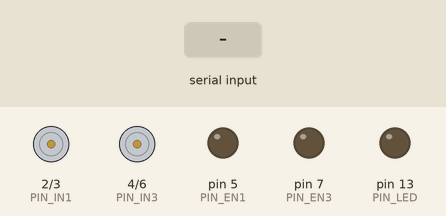
This sketch was run on a simulated Arduino Uno, built with avr-gcc and run on an emulated ATmega328P. Parts: motor-driver pin pairs drawn as motors (green arrow = first pin HIGH = forward, orange = second pin HIGH = backward, longer = more drive), output pins drawn as LEDs (lit = HIGH). The inputs (shaded band) are chosen by the test bench.

Above: at 3.0 s.
3.1 s: "F" received over the second serial link
At 4.3 s:
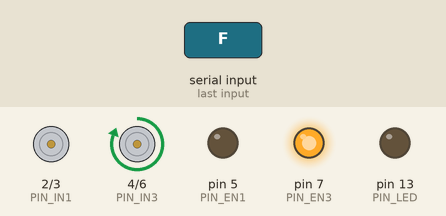
4.6 s: "B" received over the second serial link
At 5.6 s:
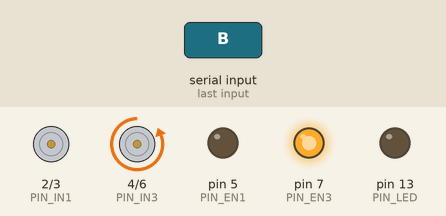
6.1 s: "L" received over the second serial link
At 6.7 s:
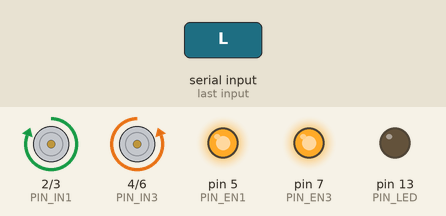
7.6 s: "R" received over the second serial link
At 8.8 s:
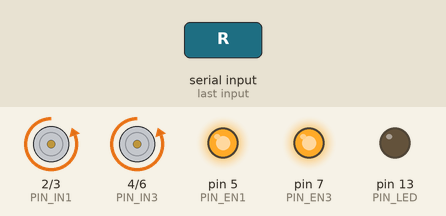
9.1 s: "F" received over the second serial link
At 10.2 s:
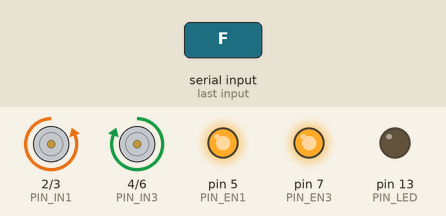
10.6 s: "S" received over the second serial link
At 11.4 s:
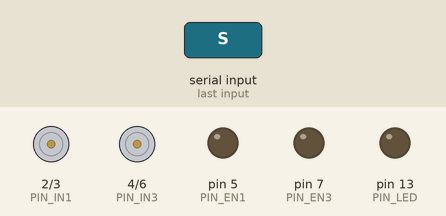
Timing chart, 0 to 13.1 s (numbered marks = the images above; inputs shaded):
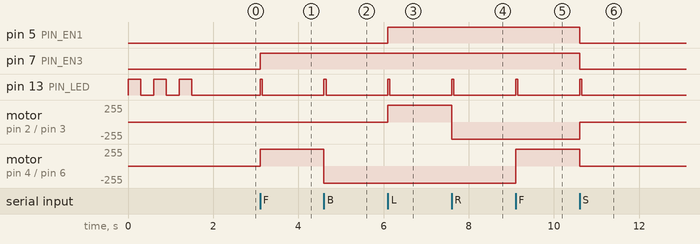

Measured:
- after the input at 3.1 s, pin 7 (PIN_EN3): LOW → HIGH at once; pin 13 (PIN_LED): LOW → HIGH at once, → LOW 0.05 s later; motor on pin 4 (PIN_IN3) / pin 6 (PIN_IN4): stopped → forward 255/255 at once
- after the input at 4.6 s, pin 13 (PIN_LED): LOW → HIGH at once, → LOW 0.05 s later; motor on pin 4 (PIN_IN3) / pin 6 (PIN_IN4): forward 255/255 → backward 255/255 at once
- after the input at 6.1 s, pin 5 (PIN_EN1): LOW → HIGH at once; pin 13 (PIN_LED): LOW → HIGH at once, → LOW 0.05 s later; motor on pin 2 (PIN_IN1) / pin 3 (PIN_IN2): stopped → forward 255/255 at once
- after the input at 7.6 s, pin 13 (PIN_LED): LOW → HIGH at once, → LOW 0.05 s later; motor on pin 2 (PIN_IN1) / pin 3 (PIN_IN2): forward 255/255 → backward 255/255 at once
- after the input at 9.1 s, pin 13 (PIN_LED): LOW → HIGH at once, → LOW 0.05 s later; motor on pin 4 (PIN_IN3) / pin 6 (PIN_IN4): backward 255/255 → forward 255/255 at once
- after the input at 10.6 s, pin 5 (PIN_EN1), pin 7 (PIN_EN3): HIGH → LOW at once; pin 13 (PIN_LED): LOW → HIGH at once, → LOW 0.05 s later; motor on pin 2 (PIN_IN1) / pin 3 (PIN_IN2): backward 255/255 → stopped at once; motor on pin 4 (PIN_IN3) / pin 6 (PIN_IN4): forward 255/255 → stopped at once

The sketch:

rc_car.ino
```cpp
#include <SoftwareSerial.h>

// Pin definitions as const uint8_t
const uint8_t PIN_BT_RX = 10; // HC-05 TX -> Arduino RX (SoftwareSerial)
const uint8_t PIN_BT_TX = 11; // HC-05 RX <- Arduino TX (SoftwareSerial)

// L293D M1 (Steering)
const uint8_t PIN_IN1 = 2;   // IN1
const uint8_t PIN_IN2 = 3;   // IN2
const uint8_t PIN_EN1 = 5;   // EN1 (PWM)

// L293D M3 (Propulsion)
const uint8_t PIN_IN3 = 4;   // IN3
const uint8_t PIN_IN4 = 6;   // IN4
const uint8_t PIN_EN3 = 7;   // EN3 (PWM)

const uint8_t PIN_LED = 13;  // Built-in LED

SoftwareSerial btSerial(PIN_BT_RX, PIN_BT_TX); // RX, TX

void neutralSteering() {
  digitalWrite(PIN_IN1, LOW);
  digitalWrite(PIN_IN2, LOW);
  analogWrite(PIN_EN1, 0);
}

void stopPropulsion() {
  digitalWrite(PIN_IN3, LOW);
  digitalWrite(PIN_IN4, LOW);
  analogWrite(PIN_EN3, 0);
}

void applyCommand(char c) {
  switch (c) {
    case 'F':
      digitalWrite(PIN_IN3, HIGH);
      digitalWrite(PIN_IN4, LOW);
      analogWrite(PIN_EN3, 255);
      break;
    case 'B':
      digitalWrite(PIN_IN3, LOW);
      digitalWrite(PIN_IN4, HIGH);
      analogWrite(PIN_EN3, 255);
      break;
    case 'L':
      digitalWrite(PIN_IN1, HIGH);
      digitalWrite(PIN_IN2, LOW);
      analogWrite(PIN_EN1, 255);
      break;
    case 'R':
      digitalWrite(PIN_IN1, LOW);
      digitalWrite(PIN_IN2, HIGH);
      analogWrite(PIN_EN1, 255);
      break;
    case 'S':
    default:
      neutralSteering();
      stopPropulsion();
      break;
  }
}

void ack() {
  // Toggle LED briefly to acknowledge
  digitalWrite(PIN_LED, !digitalRead(PIN_LED));
  delay(50);
  digitalWrite(PIN_LED, !digitalRead(PIN_LED));
}

void selfDiagnostic() {
  for (uint8_t i = 0; i < 3; i++) {
    digitalWrite(PIN_LED, HIGH);
    delay(300);
    digitalWrite(PIN_LED, LOW);
    delay(300);
  }
}

void setup() {
  pinMode(PIN_LED, OUTPUT);

  pinMode(PIN_IN1, OUTPUT);
  pinMode(PIN_IN2, OUTPUT);
  pinMode(PIN_EN1, OUTPUT);

  pinMode(PIN_IN3, OUTPUT);
  pinMode(PIN_IN4, OUTPUT);
  pinMode(PIN_EN3, OUTPUT);

  neutralSteering();
  stopPropulsion();

  selfDiagnostic();

  btSerial.begin(9600);
}

void loop() {
  if (btSerial.available() > 0) {
    int incoming = btSerial.read();
    if (incoming >= 0) {
      char c = (char)incoming;
      if (c == 'F' || c == 'B' || c == 'L' || c == 'R' || c == 'S') {
        applyCommand(c);
        ack();
      } else {
        applyCommand('S');
      }
    }
  }
}
```
